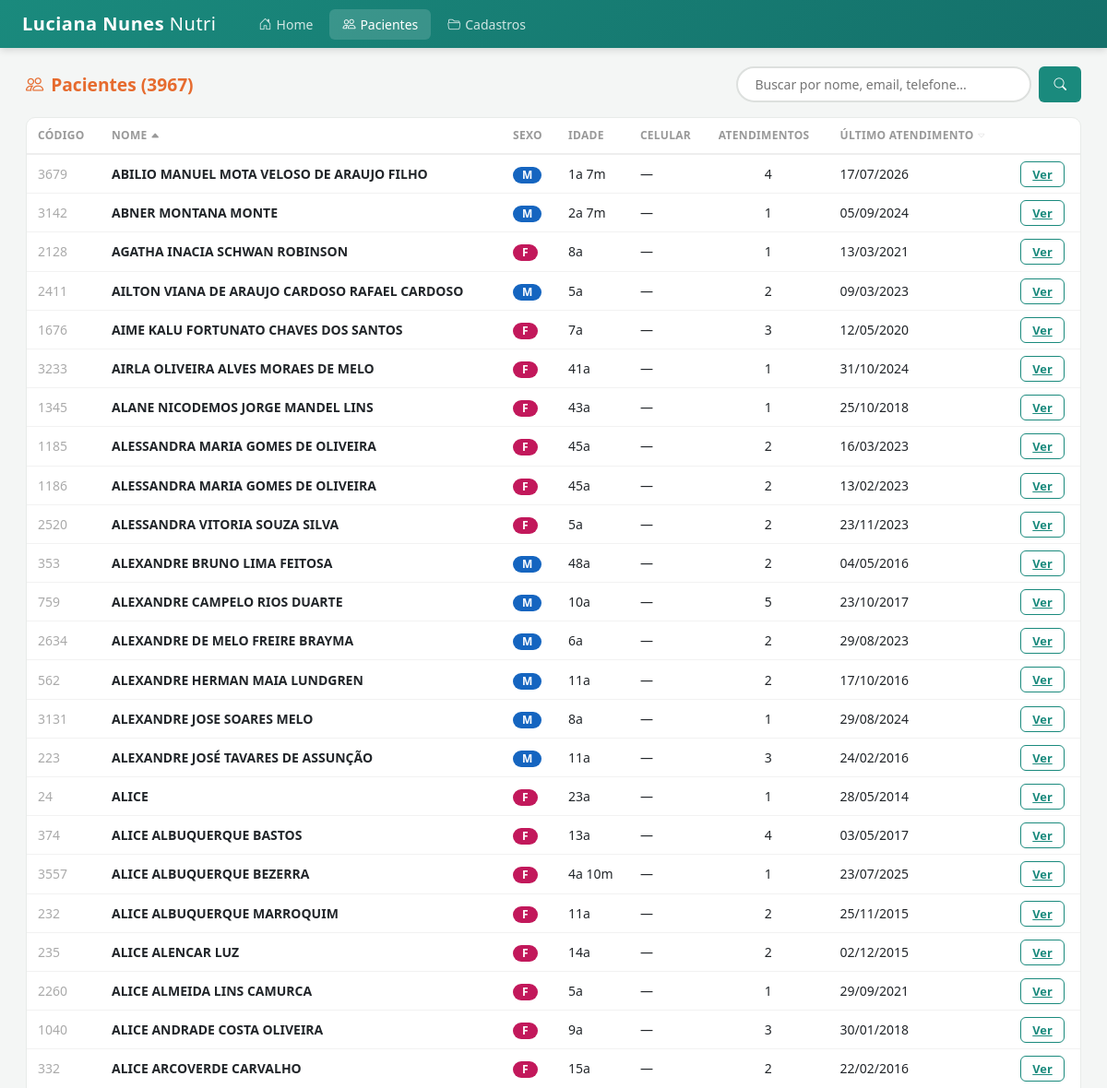
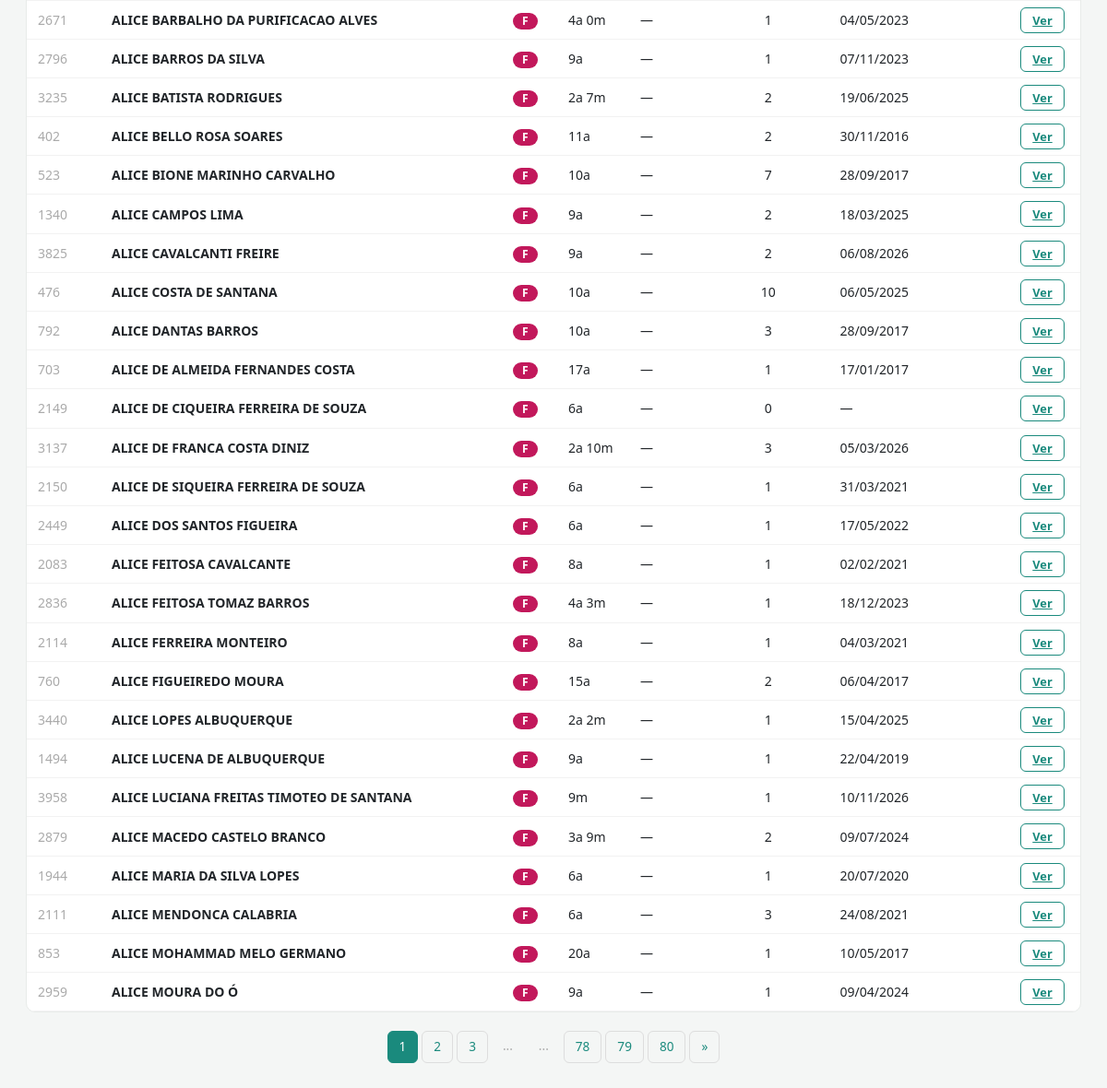
/pacientes, run on the app's committed database (2 pictures, top to bottom).
### tables this page shows
CREATE TABLE "paciente" ("Cd_Paciente" INTEGER, "Dt_Nascimento" TEXT, "Cd_Municipio" TEXT, "Cd_Bairro" TEXT, "Dt_Alteracao" TEXT, "Ct_Importa" INTEGER, "Cd_Pac_Orig" TEXT, "Cd_Etinia" INTEGER, "Nm_Paciente" TEXT, "Fl_Sexo" TEXT, "Cd_Estado" TEXT, "Ds_Endereco" TEXT, "Ds_email" TEXT, "Nr_Tel_Res" TEXT, "Nr_Tel_Trab" TEXT, "Nr_Tel_Cel" TEXT, "Ds_Profissao" TEXT, "Ds_Indicacao" TEXT, "Ds_Convenio" TEXT, "Ds_Responsavel" TEXT, "Nm_Usuario" TEXT, "Tx_Foto" TEXT, "Tx_Protocolo" TEXT, "Tx_Leito" TEXT);

### app.py (the view)
@app.route("/pacientes")
def pacientes():
    db = get_db()
    busca = request.args.get("q", "").strip()
    page = int(request.args.get("page", 1))
    per_page = 50
    params = []
    where = ""
    if busca:
        where = "WHERE Nm_Paciente LIKE ? OR Ds_email LIKE ? OR Nr_Tel_Cel LIKE ?"
        params = [f"%{busca}%"] * 3
    ordenar = request.args.get("ordenar", "nome")
    direcao = request.args.get("dir", "asc")
    if direcao not in ("asc", "desc"):
        direcao = "asc"
    order_map = {
        "nome": "p.Nm_Paciente",
        "ultimo_atendimento": "Dt_Ultimo_Atendimento",
    }
    order_col = order_map.get(ordenar, "p.Nm_Paciente")
    nulls = " NULLS LAST" if direcao == "desc" else " NULLS LAST"
    qual_where = where.replace('Nm_Paciente','p.Nm_Paciente').replace('Ds_email','p.Ds_email').replace('Nr_Tel_Cel','p.Nr_Tel_Cel')
    total = db.execute(f"SELECT COUNT(*) FROM paciente p {qual_where}", params).fetchone()[0]
    rows = db.execute(f"""
        SELECT p.Cd_Paciente, p.Nm_Paciente, p.Fl_Sexo, p.Dt_Nascimento,
               p.Nr_Tel_Cel, p.Dt_Alteracao,
               pp_agg.Dt_Ultimo_Atendimento,
               pp_agg.Qt_Atendimentos
        FROM paciente p
        LEFT JOIN (SELECT Cd_Paciente,
                          MAX(Dt_Atendimento) AS Dt_Ultimo_Atendimento,
                          COUNT(*) AS Qt_Atendimentos
                   FROM protocolo_paciente GROUP BY Cd_Paciente) pp_agg
            ON pp_agg.Cd_Paciente = p.Cd_Paciente
        {qual_where}
        ORDER BY {order_col} {direcao} {nulls} LIMIT ? OFFSET ?
    """, params + [per_page, (page - 1) * per_page]).fetchall()
    total_pages = max(1, (total + per_page - 1) // per_page)
    return render_template("pacientes.html", pacientes=rows, busca=busca,
        page=page, total_pages=total_pages, total=total,
        calc_idade=calc_idade, calc_idade_detalhada=calc_idade_detalhada,
        ordenar=ordenar, direcao=direcao)

### app.py (called while the page is built)
@app.template_filter("data")
def data_filter(value):
    if not value:
        return "—"
    try:
        dt = datetime.fromisoformat(str(value).replace("T", " "))
        return dt.strftime("%d/%m/%Y")
    except Exception:
        return str(value)[:10] if len(str(value)) >= 10 else str(value)

def get_db():
    if "db" not in g:
        g.db = sqlite3.connect(DB_PATH)
        g.db.row_factory = sqlite3.Row
        g.db.execute("PRAGMA journal_mode=WAL")
        g.db.execute("PRAGMA cache_size=-8000")
    return g.db

def calc_idade_detalhada(dt_nasc_str):
    if not dt_nasc_str:
        return "—"
    try:
        dt = datetime.fromisoformat(str(dt_nasc_str).replace("T", " "))
        hoje = datetime.now()
        anos = hoje.year - dt.year
        meses = hoje.month - dt.month
        if hoje.day < dt.day:
            meses -= 1
        if meses < 0:
            anos -= 1
            meses += 12
        if anos < 0:
            return "—"
        if anos == 0 and meses == 0:
            dias = (hoje - dt.replace(year=hoje.year, month=hoje.month)).days
            if dias < 0:
                dias = (hoje - dt).days
            return f"{dias}d"
        if anos == 0:
            return f"{meses}m"
        if anos < 5:
            return f"{anos}a {meses}m"
        return f"{anos}a"
    except Exception:
        return "—"

### templates/pacientes.html (shortened to what this page needs)
{% extends "base.html" %}
{% block content %}
<div class="d-flex justify-content-between align-items-center mb-3 flex-wrap gap-2">
    <h5 class="section-title mb-0"><i class="bi bi-people me-2"></i>Pacientes ({{ total }})</h5>
    <form class="d-flex gap-2" method="get">
        <input type="text" name="q" value="{{ busca }}" class="search-box" placeholder="Buscar por nome, email, telefone..." style="width:320px">
        <button class="btn-ava" type="submit"><i class="bi bi-search"></i></button>
    </form>
</div>
{% macro sort_link(col, label) %}
    {% set nova_dir = 'desc' if ordenar == col and direcao == 'asc' else 'asc' %}
    <a href="?q={{ busca }}&ordenar={{ col }}&dir={{ nova_dir }}" style="color:inherit;text-decoration:none;white-space:nowrap">
        {{ label }}
        {% if ordenar == col %}
            <i class="bi bi-caret-{{ 'up' if direcao == 'asc' else 'down' }}-fill" style="font-size:.65rem"></i>
        {% else %}
            <i class="bi bi-caret-down" style="font-size:.6rem;opacity:.3"></i>
        {% endif %}
    </a>
{% endmacro %}
<div class="ava-card">
    <div class="ava-card-body" style="padding:0">
        <table class="ava-table">
            <thead>
                <tr>
                    <th>Código</th>
                    <th>{{ sort_link('nome', 'Nome') }}</th>
                    <th>Sexo</th>
                    <th>Idade</th>
                    <th>Celular</th>
                    <th>Atendimentos</th>
                    <th>{{ sort_link('ultimo_atendimento', 'Último Atendimento') }}</th>
                    <th></th>
                </tr>
            </thead>
            <tbody>
                {% for p in pacientes %}
                <tr>
                    <td style="color:#aaa">{{ p.Cd_Paciente }}</td>
                    <td style="font-weight:600">{{ p.Nm_Paciente }}</td>
                    <td>
                        {% if p.Fl_Sexo == 'M' %}
                        <span class="badge badge-m badge-pill">M</span>
                        {% elif p.Fl_Sexo == 'F' %}
                        <span class="badge badge-f badge-pill">F</span>
                        {% else %}{{ p.Fl_Sexo }}{% endif %}
                    </td>
                    <td>{{ calc_idade_detalhada(p.Dt_Nascimento) }}</td>
                    <td>{{ p.Nr_Tel_Cel if p.Nr_Tel_Cel and '___' not in (p.Nr_Tel_Cel or '') else '—' }}</td>
                    <td style="text-align:center">{{ p.Qt_Atendimentos if p.Qt_Atendimentos else '0' }}</td>
                    <td>{{ p.Dt_Ultimo_Atendimento|data }}</td>
                    <td><a href="/paciente/{{ p.Cd_Paciente }}" class="btn-ava-outline" style="padding:4px 12px;font-size:.8rem">Ver</a></td>
                </tr>
                {% endfor %}
            </tbody>
        </table>
    </div>
</div>
{% if total_pages > 1 %}
<div class="ava-pagination">
    {% for p in range(1, total_pages + 1) %}
        {% if p == page %}
        <span class="active">{{ p }}</span>
        {% elif p <= 3 or p > total_pages - 3 or (p >= page - 2 and p <= page + 2) %}
        <a href="?q={{ busca }}&ordenar={{ ordenar }}&dir={{ direcao }}&page={{ p }}">{{ p }}</a>
        {% elif p == 4 or p == total_pages - 3 %}
        <span class="dots">...</span>
        {% endif %}
    {% endfor %}
    {% if page < total_pages %}
    <a href="?q={{ busca }}&ordenar={{ ordenar }}&dir={{ direcao }}&page={{ page + 1 }}">&raquo;</a>
    {% endif %}
</div>
{% endif %}
{% endblock %}

### templates/base.html (shortened to what this page needs)
<!DOCTYPE html>
<html lang="pt-BR">
<head>
    <link href="https://cdn.jsdelivr.net/npm/bootstrap@5.3.2/dist/css/bootstrap.min.css" rel="stylesheet">
    <link href="https://cdn.jsdelivr.net/npm/bootstrap-icons@1.11.2/font/bootstrap-icons.min.css" rel="stylesheet">
</head>
<body>
    <div class="ava-navbar">
        <a href="/" class="brand"><b>Luciana Nunes</b> <span>Nutri</span></a>
        <div class="nav-links">
            <a href="/" class="{{ 'active' if request.path == '/' }}"><i class="bi bi-house-door"></i>Home</a>
            <a href="/pacientes" class="{{ 'active' if '/paciente' in request.path }}"><i class="bi bi-people"></i>Pacientes</a>
            <a href="/cadastros" class="{{ 'active' if '/cadastro' in request.path }}"><i class="bi bi-folder2-open"></i>Cadastros</a>
        </div>
    </div>
    {% block body %}
    <div class="page-wrap">
        {% block content %}{% endblock %}
    </div>
    {% endblock %}
</body>
</html>

### templates/base.html (style rules this page uses)
:root { --ava-teal: #1a8a7d; --ava-teal-dark: #14706a; --ava-teal-light: #e0f5f3; --ava-orange: #e66b2e; --ava-orange-light: #fff4ee; --ava-green: #28a745; --ava-pink: #e91e8c; --ava-bg: #f4f6f5; --ava-sidebar-w: 220px; }
* { font-family: 'Segoe UI', system-ui, -apple-system, sans-serif; }
body { background: var(--ava-bg); margin: 0; }
.ava-navbar { background: linear-gradient(135deg, var(--ava-teal), var(--ava-teal-dark)); padding: 0 24px; height: 52px; display: flex; align-items: center; box-shadow: 0 2px 8px rgba(0,0,0,.15); position: sticky; top: 0; z-index: 1000; }
.ava-navbar .brand { color: #fff; font-weight: 800; font-size: 1.25rem; text-decoration: none; letter-spacing: .5px; }
.ava-navbar .brand span { font-weight: 300; }
.ava-navbar .nav-links { display: flex; align-items: center; gap: 4px; margin-left: 32px; }
.ava-navbar .nav-links a { color: rgba(255,255,255,.8); text-decoration: none; padding: 6px 14px; border-radius: 6px; font-size: .875rem; font-weight: 500; transition: all .15s; }
.ava-navbar .nav-links a:hover, .ava-navbar .nav-links a.active { color: #fff; background: rgba(255,255,255,.15); }
.ava-navbar .nav-links a i { margin-right: 5px; }
.page-wrap { padding: 20px 28px 40px; max-width: 1400px; margin: 0 auto; }
.ava-card { background: #fff; border: 1px solid #e8ebe9; border-radius: 10px; overflow: hidden; }
.ava-card-body { padding: 20px; }
.section-title { color: var(--ava-orange); font-size: 1.2rem; font-weight: 700; margin-bottom: 16px; }
.ava-table { width: 100%; border-collapse: collapse; }
.ava-table th { font-size: .75rem; text-transform: uppercase; color: #999; font-weight: 600; letter-spacing: .3px; padding: 10px 12px; border-bottom: 2px solid #eee; white-space: nowrap; }
.ava-table td { padding: 10px 12px; border-bottom: 1px solid #f2f2f2; font-size: .875rem; }
.badge-m { background: #1565c0; color: #fff; }
.badge-f { background: #c2185b; color: #fff; }
.badge-pill { border-radius: 20px; padding: 3px 10px; font-size: .75rem; font-weight: 600; }
.btn-ava { background: var(--ava-teal); color: #fff; border: none; border-radius: 6px; padding: 6px 16px; font-weight: 600; font-size: .85rem; }
.btn-ava-outline { background: transparent; color: var(--ava-teal); border: 1.5px solid var(--ava-teal); border-radius: 6px; padding: 5px 14px; font-weight: 600; font-size: .85rem; }
.search-box { border: 2px solid #dde0de; border-radius: 25px; padding: 7px 18px; font-size: .875rem; transition: border-color .15s; }
.ava-pagination { display: flex; gap: 4px; justify-content: center; margin-top: 20px; }
.ava-pagination a, .ava-pagination span { padding: 6px 12px; border-radius: 6px; font-size: .85rem; text-decoration: none; font-weight: 500; }
.ava-pagination a { color: var(--ava-teal); border: 1px solid #ddd; }
.ava-pagination span.active { background: var(--ava-teal); color: #fff; border: 1px solid var(--ava-teal); }
.ava-pagination span.dots { border: none; color: #aaa; }

### data on the page
paciente: Cd_Paciente "1345", Nm_Paciente "ALANE NICODEMOS JORGE MANDEL LINS", shows "F", calc_idade_detalhada "43a", Nr_Tel_Cel "—", Qt_Atendimentos "1", Dt_Ultimo_Atendimento|data "25/10/2018"
paciente: Cd_Paciente "353", Nm_Paciente "ALEXANDRE BRUNO LIMA FEITOSA", calc_idade_detalhada "48a", Nr_Tel_Cel "—", Qt_Atendimentos "2", Dt_Ultimo_Atendimento|data "04/05/2016"
paciente: Cd_Paciente "759", Nm_Paciente "ALEXANDRE CAMPELO RIOS DUARTE", calc_idade_detalhada "10a", Nr_Tel_Cel "—", Qt_Atendimentos "5", Dt_Ultimo_Atendimento|data "23/10/2017"
paciente: Cd_Paciente "562", Nm_Paciente "ALEXANDRE HERMAN MAIA LUNDGREN", calc_idade_detalhada "11a", Nr_Tel_Cel "—", Qt_Atendimentos "2", Dt_Ultimo_Atendimento|data "17/10/2016"
paciente: Cd_Paciente "223", Nm_Paciente "ALEXANDRE JOSÉ TAVARES DE ASSUNÇÃO", shows "M", calc_idade_detalhada "11a", Nr_Tel_Cel "—", Qt_Atendimentos "3", Dt_Ultimo_Atendimento|data "24/02/2016"
paciente: Cd_Paciente "374", Nm_Paciente "ALICE ALBUQUERQUE BASTOS", shows "F", calc_idade_detalhada "13a", Nr_Tel_Cel "—", Qt_Atendimentos "4", Dt_Ultimo_Atendimento|data "03/05/2017"
paciente: Cd_Paciente "232", Nm_Paciente "ALICE ALBUQUERQUE MARROQUIM", shows "F", calc_idade_detalhada "11a", Nr_Tel_Cel "—", Qt_Atendimentos "2", Dt_Ultimo_Atendimento|data "25/11/2015"
paciente: Cd_Paciente "235", Nm_Paciente "ALICE ALENCAR LUZ", shows "F", calc_idade_detalhada "14a", Nr_Tel_Cel "—", Qt_Atendimentos "2", Dt_Ultimo_Atendimento|data "02/12/2015"
paciente: Cd_Paciente "1040", Nm_Paciente "ALICE ANDRADE COSTA OLIVEIRA", shows "F", calc_idade_detalhada "9a", Nr_Tel_Cel "—", Qt_Atendimentos "3", Dt_Ultimo_Atendimento|data "30/01/2018"
paciente: Cd_Paciente "332", Nm_Paciente "ALICE ARCOVERDE CARVALHO", shows "F", calc_idade_detalhada "15a", Nr_Tel_Cel "—", Qt_Atendimentos "2", Dt_Ultimo_Atendimento|data "22/02/2016"
paciente: Cd_Paciente "402", Nm_Paciente "ALICE BELLO ROSA SOARES", shows "F", calc_idade_detalhada "11a", Nr_Tel_Cel "—", Qt_Atendimentos "2", Dt_Ultimo_Atendimento|data "30/11/2016"
paciente: Cd_Paciente "523", Nm_Paciente "ALICE BIONE MARINHO CARVALHO", shows "F", calc_idade_detalhada "10a", Nr_Tel_Cel "—", Qt_Atendimentos "7", Dt_Ultimo_Atendimento|data "28/09/2017"
paciente: Cd_Paciente "1340", Nm_Paciente "ALICE CAMPOS LIMA", shows "F", calc_idade_detalhada "9a", Nr_Tel_Cel "—", Qt_Atendimentos "2", Dt_Ultimo_Atendimento|data "18/03/2025"
paciente: Cd_Paciente "476", Nm_Paciente "ALICE COSTA DE SANTANA", shows "F", calc_idade_detalhada "10a", Nr_Tel_Cel "—", Qt_Atendimentos "10", Dt_Ultimo_Atendimento|data "06/05/2025"
paciente: Cd_Paciente "792", Nm_Paciente "ALICE DANTAS BARROS", shows "F", calc_idade_detalhada "10a", Nr_Tel_Cel "—", Qt_Atendimentos "3", Dt_Ultimo_Atendimento|data "28/09/2017"
paciente: Cd_Paciente "703", Nm_Paciente "ALICE DE ALMEIDA FERNANDES COSTA", calc_idade_detalhada "17a", Nr_Tel_Cel "—", Qt_Atendimentos "1", Dt_Ultimo_Atendimento|data "17/01/2017"
paciente: Cd_Paciente "760", Nm_Paciente "ALICE FIGUEIREDO MOURA", calc_idade_detalhada "15a", Nr_Tel_Cel "—", Qt_Atendimentos "2", Dt_Ultimo_Atendimento|data "06/04/2017"
paciente: Cd_Paciente "1494", Nm_Paciente "ALICE LUCENA DE ALBUQUERQUE", shows "F", calc_idade_detalhada "9a", Nr_Tel_Cel "—", Qt_Atendimentos "1", Dt_Ultimo_Atendimento|data "22/04/2019"
paciente: Cd_Paciente "853", Nm_Paciente "ALICE MOHAMMAD MELO GERMANO", shows "F", calc_idade_detalhada "20a", Nr_Tel_Cel "—", Qt_Atendimentos "1", Dt_Ultimo_Atendimento|data "10/05/2017"

### other printed values
{{ total }} "3967"
{{ label }} "NOME ÚLTIMO ATENDIMENTO"
{{ p.Cd_Paciente }} "3679" "3142" "2128" "2411" "1676" "3233" "1185" "1186" "2520" "2634" "3131" "24" "3557" "2260" "2671" "2796" "3235" "3825" "2149" "3137" "2150" "2449" "2083" "2836" "2114" "3440" "3958" "2879" "1944" "2111" "2959"
{{ p.Nm_Paciente }} "ABILIO MANUEL MOTA VELOSO DE ARAUJO FILHO" "ABNER MONTANA MONTE" "AGATHA INACIA SCHWAN ROBINSON" "AILTON VIANA DE ARAUJO CARDOSO RAFAEL CARDOSO" "AIME KALU FORTUNATO CHAVES DOS SANTOS" "AIRLA OLIVEIRA ALVES MORAES DE MELO" "ALESSANDRA MARIA GOMES DE OLIVEIRA" "ALESSANDRA MARIA GOMES DE OLIVEIRA" "ALESSANDRA VITORIA SOUZA SILVA" "ALEXANDRE DE MELO FREIRE BRAYMA" "ALEXANDRE JOSE SOARES MELO" "ALICE" "ALICE ALBUQUERQUE BEZERRA" "ALICE ALMEIDA LINS CAMURCA" "ALICE BARBALHO DA PURIFICACAO ALVES" "ALICE BARROS DA SILVA" "ALICE BATISTA RODRIGUES" "ALICE CAVALCANTI FREIRE" "ALICE DE CIQUEIRA FERREIRA DE SOUZA" "ALICE DE FRANCA COSTA DINIZ" "ALICE DE SIQUEIRA FERREIRA DE SOUZA" "ALICE DOS SANTOS FIGUEIRA" "ALICE FEITOSA CAVALCANTE" "ALICE FEITOSA TOMAZ BARROS" "ALICE FERREIRA MONTEIRO" "ALICE LOPES ALBUQUERQUE" "ALICE LUCIANA FREITAS TIMOTEO DE SANTANA" "ALICE MACEDO CASTELO BRANCO" "ALICE MARIA DA SILVA LOPES" "ALICE MENDONCA CALABRIA" "ALICE MOURA DO Ó"
{{ calc_idade_detalhada(p.Dt_Nascimento) }} "1a 7m" "2a 7m" "8a" "5a" "7a" "41a" "45a" "45a" "5a" "6a" "8a" "23a" "4a 10m" "5a" "4a 0m" "9a" "2a 7m" "9a" "6a" "2a 10m" "6a" "6a" "8a" "4a 3m" "8a" "2a 2m" "9m" "3a 9m" "6a" "6a" "9a"
{{ p.Qt_Atendimentos if p.Qt_Atendimentos else '0' }} "4" "1" "1" "2" "3" "1" "2" "2" "2" "2" "1" "1" "1" "1" "1" "1" "2" "2" "0" "3" "1" "1" "1" "1" "1" "1" "1" "2" "1" "3" "1"
{{ p.Dt_Ultimo_Atendimento|data }} "17/07/2026" "05/09/2024" "13/03/2021" "09/03/2023" "12/05/2020" "31/10/2024" "16/03/2023" "13/02/2023" "23/11/2023" "29/08/2023" "29/08/2024" "28/05/2014" "23/07/2025" "29/09/2021" "04/05/2023" "07/11/2023" "19/06/2025" "06/08/2026" "—" "05/03/2026" "31/03/2021" "17/05/2022" "02/02/2021" "18/12/2023" "04/03/2021" "15/04/2025" "10/11/2026" "09/07/2024" "20/07/2020" "24/08/2021" "09/04/2024"
{{ p }} "1"
{{ p }} "2" "3" "78" "79" "80"
